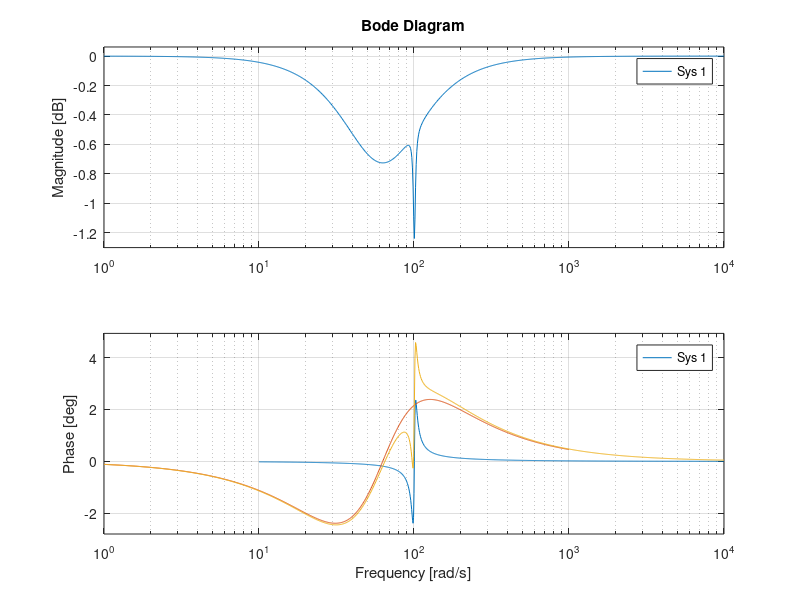

MATLAB code to generate this figure:
clc, clear
close all
e = 0.92;
T = 4;
f = 16 * 2 * pi;
e1 = 0.92;
T1 = 100;
f1 = 10 * 2 * pi;
trap = tf([1 e * T f * f], [1, T f * f]);
trap1 = tf([1 e1 * T1 f1 * f1], [1, T1 f1 * f1]);
bode(trap);
hold on
bode(trap1);
hold on
bode(trap * trap1);
grid on